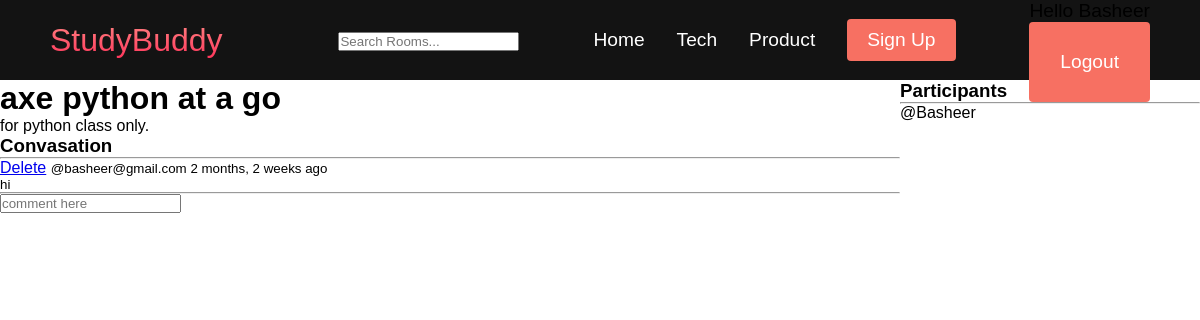
/room/1/ (signed in), run on the app's committed database.
### base/models.py (models this page shows, shortened)
class Room(models.Model):
    host = models.ForeignKey(User, on_delete=models.SET_NULL, null=True)
    topic = models.ForeignKey(Topic, on_delete=models.SET_NULL, null=True)
    name = models.CharField(max_length=200)
    description = models.TextField(null=True, blank=True)
    participants = models.ManyToManyField(User, related_name='participants',
    blank=True)
    update = models.DateTimeField(auto_now=True)
    created = models.DateTimeField(auto_now_add=True)
    class Meta:
        ordering = ['-update', '-created']

class Message(models.Model):
    user = models.ForeignKey(User, on_delete=models.CASCADE)
    room = models.ForeignKey(Room, on_delete=models.CASCADE)
    body = models.TextField()
    update = models.DateTimeField(auto_now=True)
    created = models.DateTimeField(auto_now_add=True)
    class Meta:
        ordering = ['-update', '-created']

class User(AbstractUser):
    name = models.CharField(max_length=200,  null=True)
    email = models.EmailField(unique=True, null=True)
    bio = models.TextField(null=True)
    avater = models.ImageField(null=True, default='')
    USERNAME_FIELD = 'email'
    REQUIRED_FIELDS = []

### base/views.py (the view, shortened to what this page needs)
# urls.py: path('room/<str:pk>', views.getRoom),
def room(request, pk):
    room = Room.objects.get(id=pk)
    room_messages = room.message_set.all().order_by('-created')
    participants = room.participants.all()
    context = {
        'room': room,
        'room_messages': room_messages,
        'participants': participants
        }
    return render(request, 'room.html', context)

### base/templates/room.html (shortened to what this page needs)
{% extends 'main.html' %}
{% block content %}
    <div class="room-container">
        <div>
            <h1>{{room.name}}</h1>
            <p>{{ room.description }}</p>
            <div class="comment-wrapper">
                <h3>Convasation</h3>
                <hr>
                {% for message in room_messages %}
                    <div>
                        {% if request.user == message.user %}
                        <a href="{% url 'delete-message' message.id %}">Delete</a>
                        {% endif %}
                        <small>
                            @{{message.user}}
                            {{message.created|timesince}} ago
                            <p>{{message.body}}</p>
                            <hr>
                        </small>
                    </div>
                {% endfor %}
            </div>
            {% if request.user.is_authenticated %}
                <div class="comment-form">
                    <form method="POST" action="">
                        <input type="text" name="body" placeholder="comment here" />
                    </form>
                </div>
            {% endif %}
        </div>
        <div>
            <h3>Participants</h3>
            <hr>
            {% for user in participants %}
                <div>
                    @{{ user.username }}
                </div>
            {% endfor %}
        </div>
    </div>
{% endblock %}

### static/styles/main.css (style rules this page uses)
* { box-sizing: border-box; margin: 0; padding: 0; font-family: 'kumbh Sans', sans-serif; }

### base/templates/room.html (style rules this page uses)
.room-container { display: grid; grid-template-columns: 3fr 1fr; }

### data on the page
Room: name "axe python at a go", description "for python class only."
Message: shows "Delete", user "basheer@gmail.com", created "2 months, 2 weeks", body "hi"
User: username "Basheer"
